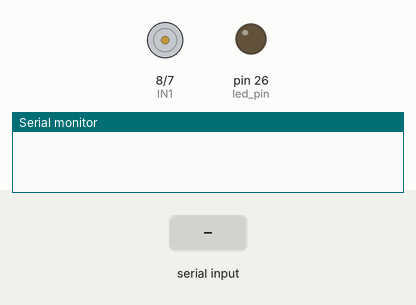
Recording of a sketch running on a simulated Arduino Mega 2560, built with avr-gcc and run on an emulated ATmega2560. Parts: motor-driver pin pairs drawn as motors (green arrow = first pin HIGH = forward, orange = second pin HIGH = backward, longer = more drive), output pins drawn as LEDs (lit = HIGH), the last lines printed to the serial monitor. The inputs (shaded band) are chosen by the test bench.

Above: at 1.2 s.
1.3 s: "90,45,200;" received over Serial
At 2.8 s:
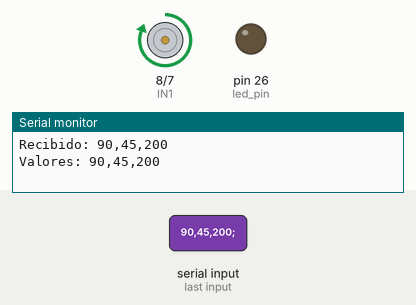
3.1 s: "90,45;" received over Serial
At 3.2 s:
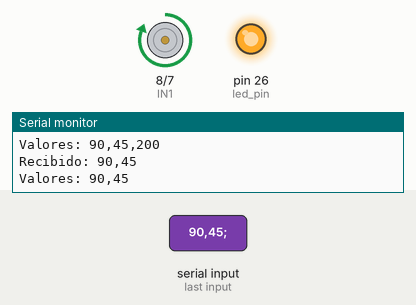
4.8 s: "90,45,200,10;" received over Serial
At 5.8 s:
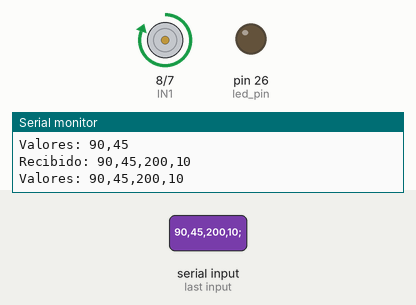
Timing chart, 0 to 7.8 s (numbered marks = the images above; inputs shaded):
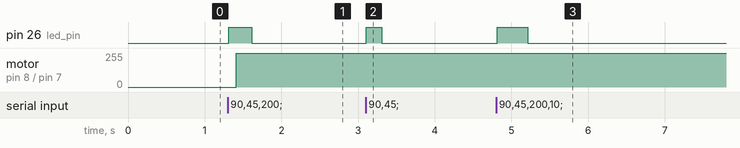

Measured:
- after the input at 1.3 s, pin 26 (led_pin): LOW → HIGH at once, → LOW 0.30 s later; motor on pin 8 (IN1) / pin 7 (IN2): stopped → forward 255/255 after 0.11 s
- after the input at 3.1 s, pin 26 (led_pin): LOW → HIGH at once, → LOW 0.20 s later
- after the input at 4.8 s, pin 26 (led_pin): LOW → HIGH at once, → LOW 0.40 s later

The sketch:

Ros2Arduino.ino
```cpp
int IN1 = 8;
int IN2 = 7;
int IN3 = 9;
int IN4 = 10;

int led_pin = 26;

void setup() {
  Serial.begin(9600);  // Inicia la comunicación serial a 9600 baudios
  pinMode(led_pin, OUTPUT);
  pinMode(IN1, OUTPUT);
  pinMode(IN2, OUTPUT);

}

void loop() {

  if (Serial.available() > 0) {
    String input = Serial.readStringUntil(';');
    Serial.println("Recibido: " + input);

    int startIdx = input.indexOf('[') + 1;
    int endIdx = input.indexOf(']');
    String valuesStr = input.substring(startIdx, endIdx);
    Serial.println("Valores: " + valuesStr);

    String valuesArray[2];
    int count = 0;
    while (valuesStr.length() > 0) {
      int commaIdx = valuesStr.indexOf(',');
      if (commaIdx == -1) {
        valuesArray[count] = valuesStr;
        valuesStr = "";
      } else {
        valuesArray[count] = valuesStr.substring(0, commaIdx);
        valuesStr = valuesStr.substring(commaIdx + 1);
      }
      count++;
     /// float valuesArray[0] = atof(valuesArray[0].c_str());
     /// float valuesArray[1] = atof(valuesArray[1].c_str());

      if(atof(valuesArray[0].c_str()) > 0)
    {
      digitalWrite(led_pin, HIGH);
      delay(100);  // Espera un breve periodo de tiempo
      digitalWrite(led_pin, LOW);

      digitalWrite(IN1, HIGH);
      digitalWrite(IN2, LOW);

      digitalWrite(IN3, LOW);
      digitalWrite(IN4, HIGH);
    }
    else if(atof(valuesArray[0].c_str()) < 0)
    {
      digitalWrite(IN1, LOW);
      digitalWrite(IN2, HIGH);
      digitalWrite(IN3, HIGH);
      digitalWrite(IN4, LOW);
      }
      else if(atof(valuesArray[0].c_str()) == 0)
      {
        digitalWrite(IN1, LOW);
        digitalWrite(IN2, LOW);
        digitalWrite(IN3, LOW);
        digitalWrite(IN4, LOW);
        }

        else if(atof(valuesArray[1].c_str()) > 0) //derecha
        {
          digitalWrite(IN1, LOW);
          digitalWrite(IN2, HIGH);
          digitalWrite(IN3, HIGH);
          digitalWrite(IN4, LOW);

          }
          else if(atof(valuesArray[1].c_str()) < 0) //izquierda
          {
            digitalWrite(IN1, HIGH);
            digitalWrite(IN2, LOW);
            digitalWrite(IN3, LOW);
            digitalWrite(IN4, HIGH);
            }

             else if(atof(valuesArray[1].c_str()) == 0)
             {
               digitalWrite(IN1, LOW);
               digitalWrite(IN2, LOW);
               digitalWrite(IN3, LOW);
               digitalWrite(IN4, LOW);
              }
    }
   }

 }
```
